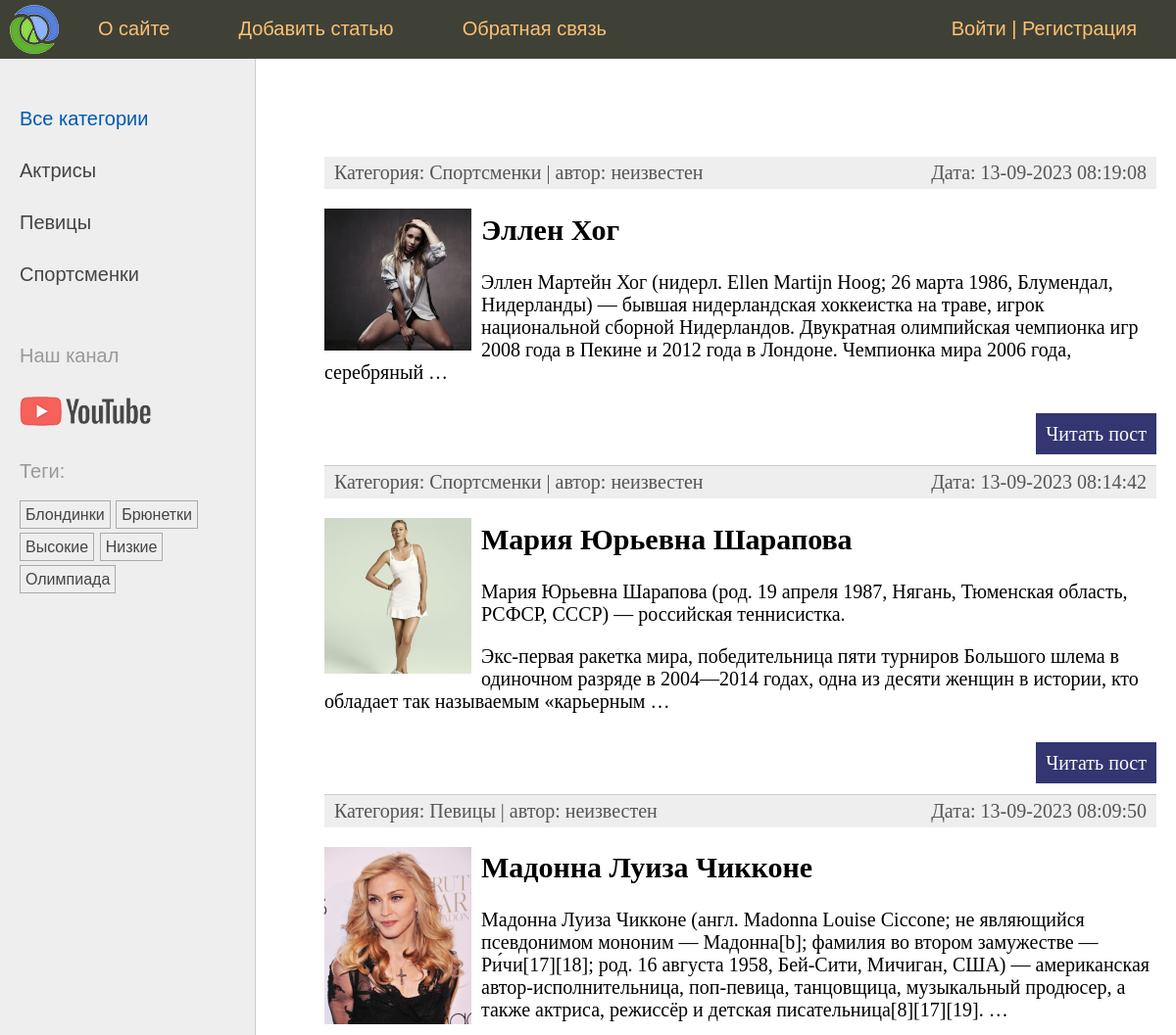
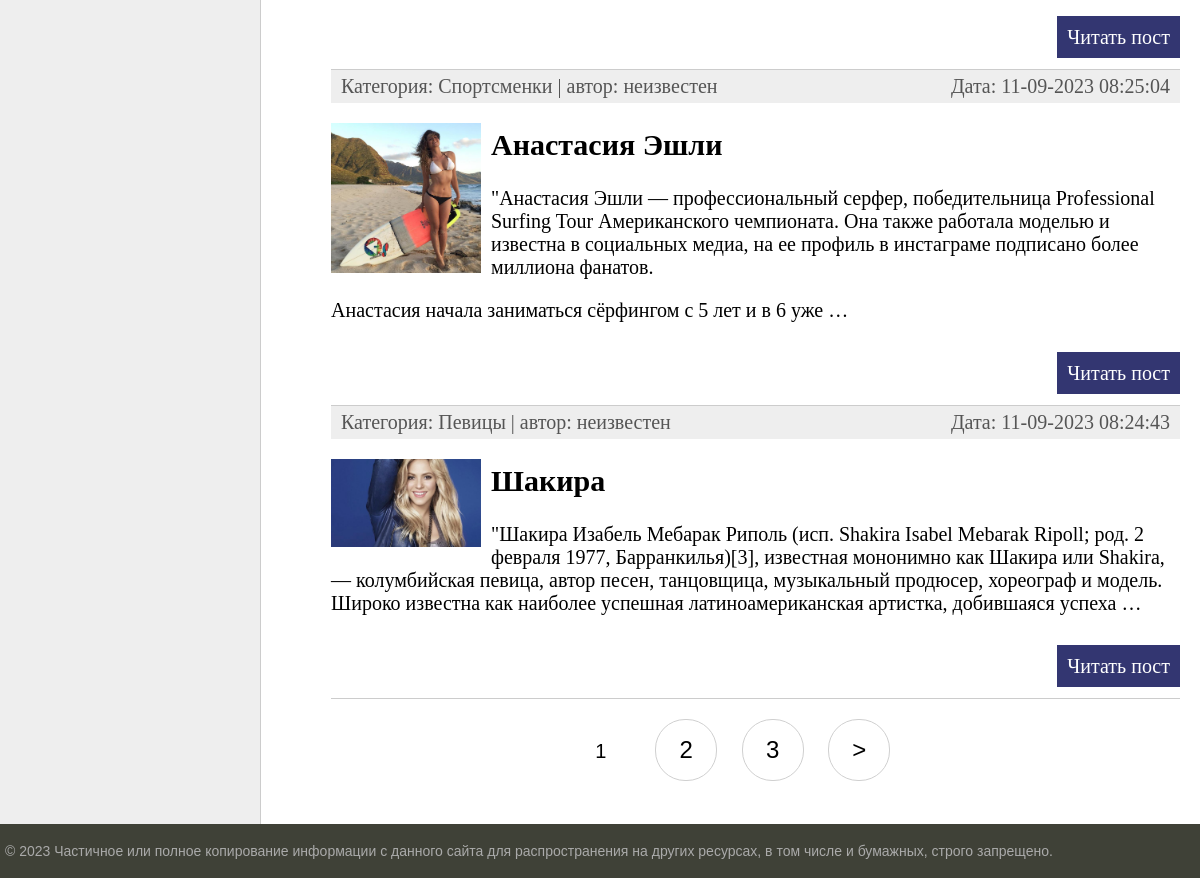
The page / on the database its author committed (2 pictures, top to bottom).
### women/models.py (models this page shows, shortened)
class Category(models.Model):
    name = models.CharField(max_length=100, db_index=True, verbose_name="Категория")
    slug = models.SlugField(max_length=255, unique=True, db_index=True)
    class Meta:
        verbose_name = "Категория"
        verbose_name_plural = "Категории"
    def get_absolute_url(self):
        return reverse('category', kwargs={'cat_slug': self.slug})

class TagPost(models.Model):
    tag = models.CharField(max_length=100, db_index=True)
    slug = models.SlugField(max_length=255, unique=True, db_index=True)
    def get_absolute_url(self):
        return reverse('tag', kwargs={'tag_slug': self.slug})

class Women(models.Model):
    class Status(models.IntegerChoices):
        DRAFT = 0, 'Черновик'
        PUBLISHED = 1, 'Опубликовано'
    title = models.CharField(max_length=255, verbose_name="Заголовок")
    slug = models.SlugField(max_length=255, unique=True, db_index=True, verbose_name="Slug",                           validators=[
                               MinLengthValidator(5, message="Минимум 5 символов"),
                               MaxLengthValidator(100, message="Максимум 100 символов"),
                           ])
    photo = models.ImageField(upload_to="photos/%Y/%m/%d/", default=None,
                              blank=True, null=True, verbose_name="Фото")
    content = models.TextField(blank=True, verbose_name="Текст статьи")
    time_create = models.DateTimeField(auto_now_add=True, verbose_name="Время создания")
    time_update = models.DateTimeField(auto_now=True, verbose_name="Время изменения")
    is_published = models.BooleanField(choices=tuple(map(lambda x: (bool(x[0]), x[1]), Status.choices)),
                                       default=Status.DRAFT, verbose_name="Статус")
    cat = models.ForeignKey('Category', on_delete=models.PROTECT, related_name='posts', verbose_name="Категории")
    tags = models.ManyToManyField('TagPost', blank=True, related_name='tags', verbose_name="Теги")
    husband = models.OneToOneField('Husband', on_delete=models.SET_NULL,
                                   null=True, blank=True, related_name='wuman', verbose_name="Муж")
    author = models.ForeignKey(get_user_model(), on_delete=models.SET_NULL, related_name='posts', null=True, default=None)
    objects = models.Manager()
    published = PublishedManager()
    class Meta:
        verbose_name = "Известные женщины"
        verbose_name_plural = "Известные женщины"
        ordering = ['-time_create']
        indexes = [
            models.Index(fields=['-time_create'])
        ]
    def get_absolute_url(self):
        return reverse('post', kwargs={'post_slug': self.slug})

### women/views.py (the view)
# urls.py: path('', views.WomenHome.as_view(), name='home'),  # http://127.0.0.1:8000
class WomenHome(DataMixin, ListView):
    template_name = 'women/index.html'
    context_object_name = 'posts'
    title_page = 'Главная страница'
    cat_selected = 0
    def get_queryset(self):
        return Women.published.all().select_related('cat')

### users/context_processors.py (called while the page is built)
def get_women_context(request):
    return {'mainmenu': menu}

### women/models.py (called while the page is built)
    def get_queryset(self):
        return super().get_queryset().filter(is_published=Women.Status.PUBLISHED)

### women/templatetags/women_tags.py (called while the page is built)
@register.inclusion_tag('women/list_categories.html')
def show_categories(cat_selected=0):
    cats = Category.objects.annotate(total=Count("posts")).filter(total__gt=0)
    return {'cats': cats, 'cat_selected': cat_selected}

@register.inclusion_tag('women/list_tags.html')
def show_all_tags():
    return {'tags': TagPost.objects.annotate(total=Count("tags")).filter(total__gt=0)}

### women/templates/women/index.html (shortened to what this page needs)
{% extends 'base.html' %}
{% block content %}
<ul class="list-articles">
	{% for p in posts %}
			<li><div class="article-panel">
	<p class="first">Категория: {{p.cat.name}} | автор:
	{{ p.author.username|default:"неизвестен" }}</p>
	<p class="last">Дата: {{p.time_update|date:"d-m-Y H:i:s"}}</p>
    </div>
{% if p.photo %}
		<p><img class="img-article-left thumb" src="{{p.photo.url}}"></p>
{% endif %}
				<h2>{{p.title}}</h2>
    {% autoescape off %}
	{{p.content|linebreaks|truncatewords:40}}
    {% endautoescape %}
			<p class="link-read-post"><a href="{{ p.get_absolute_url }}">Читать пост</a></p>
			</li>
	{% endfor %}
</ul>
{% endblock %}
{% block navigation %}
{% if page_obj.has_other_pages %}
<nav class="list-pages">
    <ul>
        {% for p in paginator.page_range %}
		{% if page_obj.number == p %}
		<li class="page-num page-num-selected">{{ p }}</li>
		{% elif p >= page_obj.number|add:-2 and p <= page_obj.number|add:2 %}
        <li class="page-num">
            <a href="?page={{ p }}">{{ p }}</a>
        </li>
		{% endif %}
        {% endfor %}
		{% if page_obj.has_next %}
		<li class="page-num">
			<a href="?page={{ page_obj.next_page_number }}">&gt;</a>
		</li>
		{% endif %}
    </ul>
</nav>
{% endif %}
{% endblock %}

### women/templates/women/list_categories.html
{% for cat in cats %}
{% if cat.id == cat_selected %}
<li class="selected">{{cat.name}}</li>
{% else %}
<li><a href="{{ cat.get_absolute_url }}">{{cat.name}}</a></li>
{% endif %}
{% endfor %}

### women/templates/women/list_tags.html
{% if tags %}
    <p>Теги:</p>
    <ul class="tags-list">
        {% for t in tags %}
        <li><a href="{{t.get_absolute_url}}">{{t.tag}}</a></li>
        {% endfor %}
    </ul>
{% endif %}

### women/static/women/css/styles.css (style rules this page uses)
html, body { font-family: 'Arial'; margin: 0; padding: 0; height: 100%; width: 100%; color: #444; }
a { color: #0059b2; text-decoration: none; }
img { max-width: 600px; height: auto; }
img.img-article-left { max-width: 300px; height: auto; float: left; padding: 0 10px 10px 0; }
img.img-article-left.thumb { max-width: 150px; height: auto; }
p.link-read-post { text-align: right; }
p.link-read-post a { padding: 10px; min-width: 100px; background: #333671; color: #fff; text-decoration: none; }
div.article-panel { background: #eee; padding: 5px 10px 5px 10px; box-sizing: border-box; overflow: hidden; color: #555; }
div.article-panel p.first { margin: 0; float: left; }
div.article-panel p.last { margin: 0; float: right; }
ul.list-articles { list-style: none; margin: 0; padding: 0; }
ul.list-articles li { border-bottom: 1px solid #ccc; }
.left-chapters ul { width: 230px; margin: 0; padding: 20px 10px 10px 20px; list-style: none; font-size: 20px; }
.left-chapters ul li { margin: 30px 0 0 0; color: #999; }
.left-chapters ul li a { color: #444; text-decoration: none; }
ul.tags-list { width: 100%; margin: 0; padding: 0; list-style: none; }
ul.tags-list li { margin: 0; padding: 0 0 10px; display: inline-block; }
ul.tags-list li a { padding: 5px; font-size: 16px; border: 1px solid #aaa; }
.list-pages { text-align: center; margin: 0 0 20px 0; }
.list-pages ul { margin: 20px 0 0 0; padding: 0; list-style: none; }
.list-pages ul li { display: inline-block; margin: 0 20px 0 0; }
.list-pages a { color: #000; font-size: 24px; text-decoration: none; }
.list-pages .page-num, .page-num-selected { display: inline-block; width: 60px; height: 44px; padding: 16px 0 0 0; border: 1px solid #d0d0d0; border-radius: 30px; }
.list-pages .page-num-selected { border: none; color: #000; font-size: 20px; }

### rows shown on the page
Category: name "Актрисы"
Category: name "Певицы"
Category: name "Спортсменки"
TagPost: tag "Блондинки"
TagPost: tag "Брюнетки"
TagPost: tag "Высокие"
TagPost: tag "Низкие"
TagPost: tag "Олимпиада"
Women: cat.name "Спортсменки", author.username "неизвестен", time_update "13-09-2023 08:19:08", photo (picture), title "Эллен Хог", content "Эллен Мартейн Хог (нидерл. Ellen Martijn Hoog; 26 марта 1986, Блумендал, Нидерланды) — бывшая нидерландская хоккеистка на траве, игрок национальной сборной Нидерландов. Двукратная олимпийская чемпионка игр 2008 года в Пекине и 2012 года в Лондоне. Чемпионка мира 2006 года, серебряный …"
Women: cat.name "Спортсменки", author.username "неизвестен", time_update "13-09-2023 08:14:42", photo (picture), title "Мария Юрьевна Шарапова", content "Мария Юрьевна Шарапова (род. 19 апреля 1987, Нягань, Тюменская область, РСФСР, СССР) — российская теннисистка. Экс-первая ракетка мира, победительница пяти турниров Большого шлема в одиночном разряде в 2004—2014 годах, одна из десяти женщин в истории, кто обладает так называемым «карьерным …"
Women: cat.name "Певицы", author.username "неизвестен", time_update "13-09-2023 08:09:50", photo (picture), title "Мадонна Луиза Чикконе", content "Мадонна Луиза Чикконе (англ. Madonna Louise Ciccone; не являющийся псевдонимом мононим — Мадонна[b]; фамилия во втором замужестве — Ри́чи[17][18]; род. 16 августа 1958, Бей-Сити, Мичиган, США) — американская автор-исполнительница, поп-певица, танцовщица, музыкальный продюсер, а также актриса, режиссёр и детская писательница[8][17][19]. …"
Women: cat.name "Спортсменки", author.username "неизвестен", time_update "11-09-2023 08:25:04", photo (picture), title "Анастасия Эшли", content "\"Анастасия Эшли — профессиональный серфер, победительница Professional Surfing Tour Американского чемпионата. Она также работала моделью и известна в социальных медиа, на ее профиль в инстаграме подписано более миллиона фанатов. Анастасия начала заниматься сёрфингом с 5 лет и в 6 уже …"
Women: cat.name "Певицы", author.username "неизвестен", time_update "11-09-2023 08:24:43", photo (picture), title "Шакира", content "\"Шакира Изабель Мебарак Риполь (исп. Shakira Isabel Mebarak Ripoll; род. 2 февраля 1977, Барранкилья)[3], известная мононимно как Шакира или Shakira, — колумбийская певица, автор песен, танцовщица, музыкальный продюсер, хореограф и модель. Широко известна как наиболее успешная латиноамериканская артистка, добившаяся успеха …"

### other values the page prints
{{ m.title }} "О сайте" "Добавить статью" "Обратная связь"
{{ p }} "1"
{{ p }} "2" "3"
